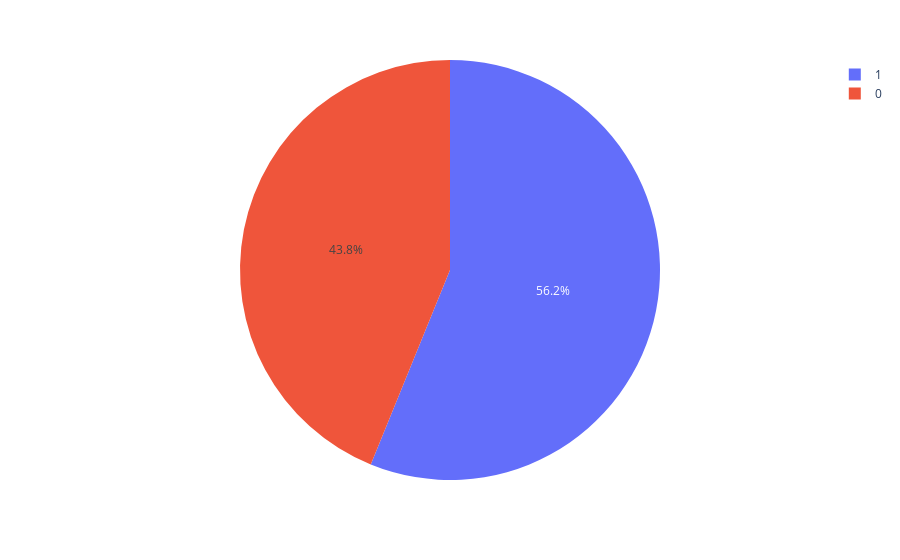

Notebook code cell kept with this figure:
### Code cell
fig = px.pie(df, values="glucosa", names="genero")
fig.show()

### Figure 1 — Plotly figure (JSON) as saved in the notebook; plotly's stock layout.template omitted (floating-point values rounded to 4 significant figures; data arrays with more than 128 entries replaced by an {"elided": "..."} marker saying what was removed)
{"data": [{"domain": {"x": [0, 1], "y": [0, 1]}, "hovertemplate": "genero=%{label}<br>glucosa=%{value}<extra></extra>", "labels": {"elided": "390 int values"}, "legendgroup": "", "name": "", "showlegend": true, "type": "pie", "values": {"elided": "390 int values"}}], "layout": {"legend": {"tracegroupgap": 0}, "margin": {"t": 60}}}
